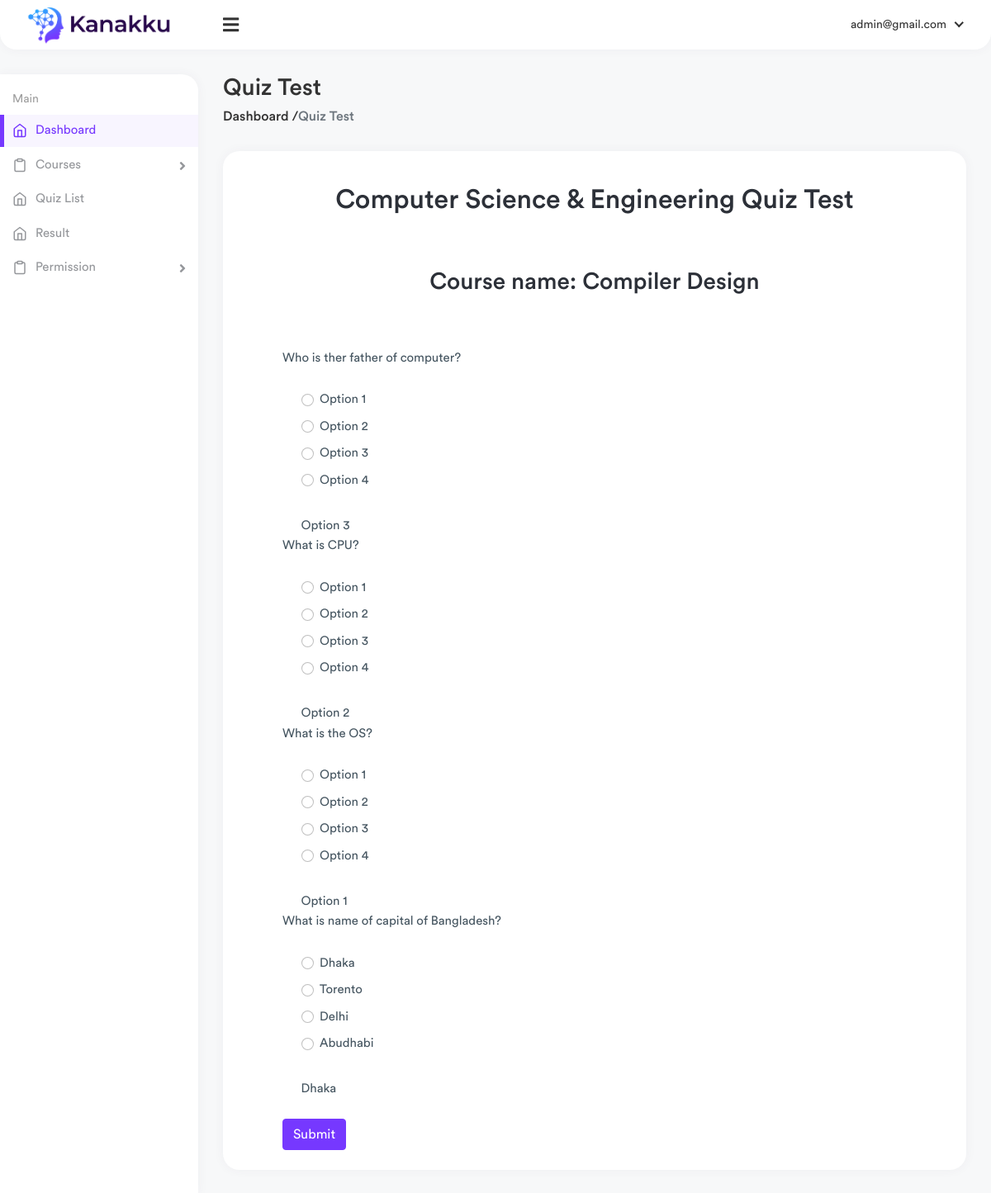
The app's page /quiz_test/1/ (signed in) with its own data.
### user_admin/models.py (models this page shows, shortened)
class User(AbstractBaseUser, PermissionsMixin):
    email = models.EmailField(verbose_name="email", max_length=60, unique=True)
    f_name = models.CharField(max_length=60)
    l_name = models.CharField(max_length=60)
    user_type = models.CharField(max_length=60, default='student')
    phone = models.CharField(max_length=60, null=True, blank=True)
    img = models.ImageField(upload_to='user', default='', null=True, blank=True)
    password = models.CharField(max_length=90)
    date_joined = models.DateTimeField(verbose_name="date joined", auto_now_add=True)
    last_login = models.DateTimeField(verbose_name="last login", auto_now=True)
    email_confirmed = models.BooleanField(default=False)
    is_admin = models.BooleanField(default=False)
    is_active = models.BooleanField(default=True)
    active = models.BooleanField(default=False)
    is_staff = models.BooleanField(default=False)
    is_superuser = models.BooleanField(default=False)
    USERNAME_FIELD = 'email'
    objects = UserManager()

### quiz/models.py (models this page shows, shortened)
class Course(models.Model):
    course_name = models.CharField(max_length=150)
    course_description = models.CharField(max_length=150)
    department_name = models.ForeignKey(Department, on_delete=models.CASCADE)
    semester_name = models.ForeignKey(Semester, on_delete=models.CASCADE, null=True)
    create_date = models.DateField(auto_now_add=True)
    active = models.BooleanField(default=True)

class Quiz(models.Model):
    course_name = models.ForeignKey(Course, on_delete=models.CASCADE)
    question = models.CharField(max_length=250)
    option_1 = models.CharField(max_length=100)
    option_2 = models.CharField(max_length=100)
    option_3 = models.CharField(max_length=100)
    option_4 = models.CharField(max_length=100)
    marks = models.IntegerField(default=1)
    answer = models.CharField(max_length=100, null=True)
    active = models.BooleanField(default=True)

### quiz/views.py (the view, shortened to what this page needs)
# urls.py: path('quiz_test/<int:id>/', views.quiz_test, name="quiz_test" ),
@login_required
def quiz_test(request, id):
   context={}
   course = Course.objects.get(id=id)
   questions = Quiz.objects.filter(course_name=course)
   context['questions'] = questions
   context['course'] = course
   return render(request, 'quiz/quiz_test.html', context)

### quiz/custom_context_processor.py (called while the page is built)
def custom_context_processor(request):
    context={}
    courses = Course.objects.filter(active=True)
    context['courses'] = courses
    return context

### templates/quiz/quiz_test.html (shortened to what this page needs)
{% extends 'base.html' %}
{% load static %}
{% block body %}
<div class="content container-fluid">
    <div class="page-header">
        <div class="row">
            <div class="col-sm-12">
                <h3 class="page-title">Quiz Test</h3>
                <ul class="breadcrumb">
                    <li><a href="{% url 'home' %}">Dashboard / </a></li>
                    <li class="breadcrumb-item active">Quiz Test</li>
                </ul>
            </div>
        </div>
    </div>
    <div class="row">
        <div class="col-md-12">
            <div class="card">
                <div class="card-body">
                    <h2 class="text-center my-3 pb-5">Computer Science & Engineering Quiz Test</h2>
                    <h3 class="text-center my-3 pb-5">Course name: {{ course.course_name }}</h3>
                    <form method='post' action='' class="mx-5">
                        {% for q in questions%}
                        <div class="form-group">
                            <label for="question">{{q.question}}</label>
                        </div>
                        <div class="form-check">
                            <div class="form-check">
                                <input class="form-check-input" type="radio" name="{{q.question}}" id="gridRadios1"
                                       value="{{q.option_1}}">
                                <label class="form-check-label" for="gridRadios1">
                                    {{q.option_1}}
                                </label>
                            </div>
                            <div class="form-check">
                                <input class="form-check-input" type="radio" name="{{q.question}}" id="gridRadios2"
                                       value="{{q.option_2}}">
                                <label class="form-check-label" for="gridRadios2">
                                    {{q.option_2}}
                                </label>
                            </div>
                            <div class="form-check">
                                <input class="form-check-input" type="radio" name="{{q.question}}" id="gridRadios3"
                                       value="{{q.option_3}}">
                                <label class="form-check-label" for="gridRadios3">
                                    {{q.option_3}}
                                </label>
                            </div>
                            <div class="form-check">
                                <input class="form-check-input" type="radio" name="{{q.question}}" id="gridRadios4"
                                       value="{{q.option_4}}">
                                <label class="form-check-label" for="gridRadios4">
                                    {{q.option_4}}
                                </label>
                            </div>
                            <br>
                            <p>{{q.answer}} </p>
                        </div>
                        {% endfor %}
                        <br>
                        <button type="submit" class="btn btn-primary">Submit</button>
                    </form>
                </div>
            </div>
        </div>
    </div>
</div>
{% endblock %}

### templates/header.html (shortened to what this page needs)
{% load static %}
<div class="header header-one">
        <div class="header-left header-left-one">
            <a href="{% url 'home' %}" class="logo">
                <img src="{% static '' %}assets/img/logo.png" alt="Logo">
            </a>
        </div>
        <a href="javascript:void(0);" id="toggle_btn">
            <i class="fas fa-bars"></i>
        </a>
        <ul class="nav nav-tabs user-menu">
            <li class="nav-item dropdown has-arrow main-drop">
                <a href="#" class="dropdown-toggle nav-link" data-bs-toggle="dropdown">
                    <span class="user-img">
                        {{ request.user.email }}
                    </span>
                </a>
            </li>
        </ul>
    </div>

### records on screen
User: user.email "admin@gmail.com"
Course: course_name "Compiler Design"
Quiz: question "Who is ther father of computer?", option_1 "Option 1", option_2 "Option 2", option_3 "Option 3", option_4 "Option 4", answer "Option 3"
Quiz: question "What is CPU?", option_1 "Option 1", option_2 "Option 2", option_3 "Option 3", option_4 "Option 4", answer "Option 2"
Quiz: question "What is the OS?", option_1 "Option 1", option_2 "Option 2", option_3 "Option 3", option_4 "Option 4", answer "Option 1"
Quiz: question "What is name of capital of Bangladesh?", option_1 "Dhaka", option_2 "Torento", option_3 "Delhi", option_4 "Abudhabi", answer "Dhaka"
